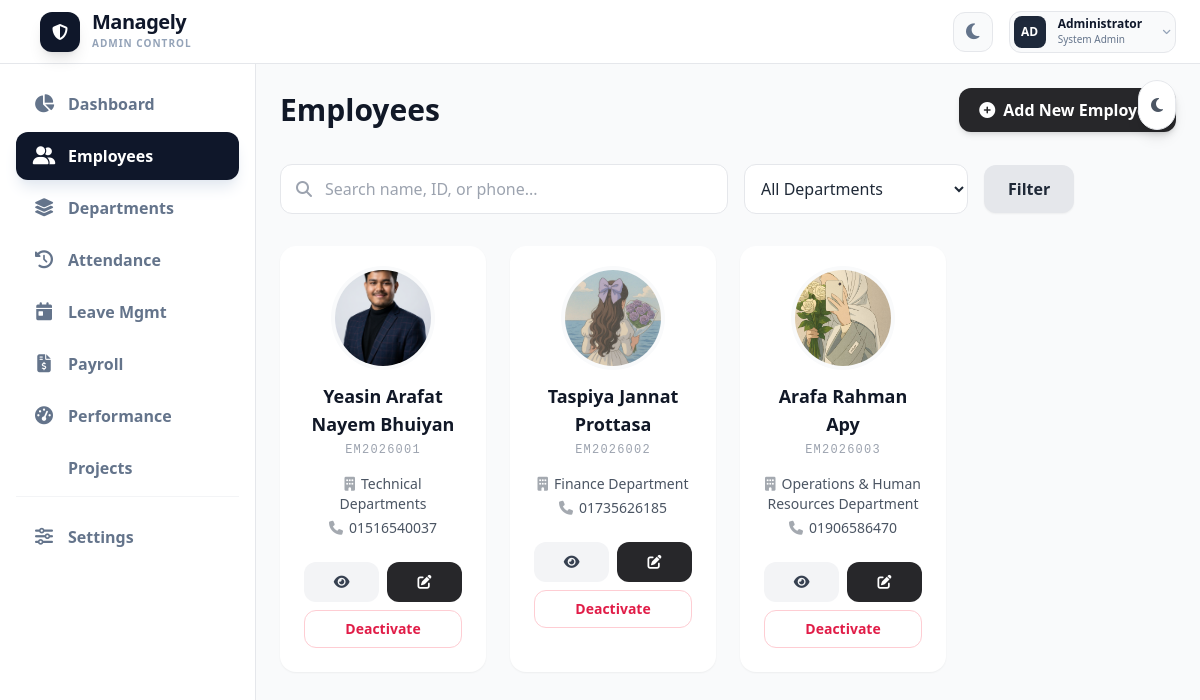
The page /adminportal/employees/ (signed in) on the database its author committed.
### accounts/models.py (models this page shows, shortened)
class EmployeeProfile(models.Model):
    employee_id = models.CharField(max_length=20, unique=True, blank=True)
    full_name = models.CharField(max_length=100, blank=True, null=True)
    phone = models.CharField(max_length=15)
    department = models.ForeignKey(
        'adminpanel.Department',
        on_delete=models.SET_NULL,
        null=True,
        blank=True,
        related_name="employees"
    )
    designation = models.CharField(max_length=50, blank=True, null=True)
    role = models.CharField(max_length=50, blank=True, null=True)
    joining_date = models.DateField(blank=True, null=True)
    avatar = models.ImageField(upload_to='avatars/', blank=True, null=True)
    gender = models.CharField(max_length=10, choices=GENDER_CHOICES, blank=True, null=True)
    password = models.CharField(max_length=128)
    temp_password = models.CharField(max_length=20, blank=True)
    first_login = models.BooleanField(default=True)
    email = models.EmailField(blank=True, null=True)
    address = models.TextField(blank=True, null=True)
    emergency_name = models.CharField(max_length=100, blank=True, null=True)
    emergency_relation = models.CharField(max_length=50, blank=True, null=True)
    emergency_contact = models.CharField(max_length=20, blank=True, null=True)
    emergency_address = models.TextField(blank=True, null=True)
    is_active = models.BooleanField(default=True)

### adminpanel/models.py (models this page shows, shortened)
class Department(models.Model):
    name = models.CharField(max_length=100, unique=True)
    description = models.TextField(blank=True)
    created_at = models.DateTimeField(auto_now_add=True)
    def __str__(self):
        return self.name

### adminpanel/views.py (the view, shortened to what this page needs)
# urls.py: path('employees/', views.admin_employee_list, name='admin_employee_list'),
@login_required
def admin_employee_list(request):
    employees = EmployeeProfile.objects.all()
    q = request.GET.get("q", "")
    if q:
        employees = employees.filter(
            Q(full_name__icontains=q) |
            Q(employee_id__icontains=q) |
            Q(phone__icontains=q)
        )
    department = request.GET.get("department", "")
    if department:
        employees = employees.filter(department=department)
    departments = EmployeeProfile.objects.values_list('department', flat=True).distinct()
    return render(request, "admin_employee_list.html", {
        "employees": employees,
        "departments": departments
    })

### accounts/context_processors.py (called while the page is built, shortened)
def global_employee(request):
    employee_id = request.session.get("employee_id")
    return {
        "global_profile": None
    }

### employees/context_processors.py (called while the page is built)
def notifications_processor(request):
    if request.user.is_authenticated:
        return base_notifications(request)
    return {"notifications": [], "unread_count": 0}

### employees/views.py (called while the page is built, shortened)
def base_notifications(request):
    employee_id = request.session.get("employee_id")
    notifications = []
    unread_count = 0
    return {
        "notifications": notifications,
        "unread_count": unread_count,
    }

### adminpanel/templates/admin_employee_list.html (shortened to what this page needs)
{% load static %}
<!DOCTYPE html>
<html lang="en">
<head>
  <script src="https://cdn.tailwindcss.com"></script>
  <link rel="stylesheet" href="{% static 'css/theme.css' %}">
  <link rel="stylesheet" href="https://cdnjs.cloudflare.com/ajax/libs/font-awesome/6.5.0/css/all.min.css"/>
</head>
<body class="bg-gray-50 dark:bg-zinc-950 text-gray-800 dark:text-zinc-100 transition-colors duration-300">
{% include 'adminsidetopbar.html' %}
<div class="fixed top-20 right-6 z-50">
  <button id="theme-toggle" class="bg-white dark:bg-zinc-800 p-3 rounded-full shadow-lg border border-gray-200 dark:border-zinc-700 transition-all hover:scale-110">
    <i id="theme-icon" class="fas fa-moon text-gray-600 dark:text-gray-300"></i>
  </button>
</div>
<div class="ml-0 md:ml-64 mt-16 p-6">
    <div class="flex flex-col md:flex-row md:items-center justify-between mb-8 gap-4">
        <h2 class="text-3xl font-bold text-gray-900 dark:text-white">Employees</h2>
        <a href="{% url 'admin_employee_add' %}" class="inline-flex items-center justify-center bg-zinc-800 dark:bg-zinc-100 text-white dark:text-zinc-900 px-5 py-2.5 rounded-xl font-bold hover:bg-zinc-700 dark:hover:bg-white transition shadow-md group">
            <i class="fas fa-plus-circle mr-2 transition-transform group-hover:rotate-90"></i>
            Add New Employee
        </a>
    </div>
    <form method="GET" class="flex flex-col md:flex-row md:items-center md:space-x-4 mb-8">
        <div class="relative w-full md:w-1/2 mb-2 md:mb-0">
            <i class="fas fa-search absolute left-4 top-1/2 -translate-y-1/2 text-gray-400"></i>
            <input type="text" name="q" placeholder="Search name, ID, or phone..."
                   value="{{ request.GET.q|default:'' }}"
                   class="w-full pl-11 pr-4 py-3 rounded-xl border bg-white dark:bg-zinc-900 dark:border-zinc-800 text-gray-800 dark:text-gray-100 outline-none focus:ring-2 focus:ring-zinc-400">
        </div>
        <select name="department" class="w-full md:w-1/4 p-3 rounded-xl border bg-white dark:bg-zinc-900 dark:border-zinc-800 text-gray-800 dark:text-gray-100 outline-none focus:ring-2 focus:ring-zinc-400">
            <option value="">All Departments</option>
        </select>
        <button type="submit" class="bg-gray-200 dark:bg-zinc-800 text-gray-800 dark:text-white px-6 py-3 rounded-xl font-bold hover:bg-gray-300 dark:hover:bg-zinc-700 transition mt-2 md:mt-0 shadow-sm">
            Filter
        </button>
    </form>
    <div class="grid grid-cols-1 sm:grid-cols-2 md:grid-cols-3 lg:grid-cols-4 gap-6">
        {% for emp in employees %}
        <div class="relative bg-white dark:bg-zinc-900 dark:border dark:border-zinc-800 rounded-2xl shadow-sm p-6 flex flex-col items-center transition hover:shadow-xl hover:-translate-y-1">
            {% if emp.avatar %}
            <div class="w-24 h-24 rounded-full ring-4 ring-gray-50 dark:ring-zinc-800 overflow-hidden mb-4">
                <img src="{{ emp.avatar.url }}" class="w-full h-full object-cover">
            </div>
            {% endif %}
            <h3 class="font-bold text-lg text-gray-900 dark:text-white text-center">{{ emp.full_name }}</h3>
            <p class="text-xs font-mono text-gray-400 dark:text-zinc-500 uppercase tracking-widest mt-1">{{ emp.employee_id }}</p>
            <div class="mt-4 space-y-1 text-center">
                <p class="text-sm text-gray-600 dark:text-zinc-400"><i class="fas fa-building mr-1.5 opacity-50"></i>{{ emp.department }}</p>
                <p class="text-sm text-gray-600 dark:text-zinc-400"><i class="fas fa-phone mr-1.5 opacity-50"></i>{{ emp.phone }}</p>
            </div>
            <div class="mt-6 w-full space-y-2">
                <div class="flex space-x-2">
                  <a href="{% url 'admin_employee_view' emp.id %}" title="View Details" class="flex-1 text-center bg-gray-100 dark:bg-zinc-800 hover:bg-gray-200 dark:hover:bg-zinc-700 text-gray-700 dark:text-white py-2.5 rounded-xl text-sm font-bold transition">
                      <i class="fas fa-eye"></i>
                  </a>
                  <a href="{% url 'admin_employee_edit' emp.id %}" title="Edit Employee" class="flex-1 text-center bg-zinc-800 dark:bg-zinc-700 hover:bg-zinc-900 dark:hover:bg-zinc-600 text-white py-2.5 rounded-xl text-sm font-bold transition">
                      <i class="fas fa-edit"></i>
                  </a>
                </div>
                {% if emp.is_active %}
                    <a href="{% url 'admin_employee_deactivate' emp.id %}" class="block w-full text-center border border-rose-200 dark:border-rose-900/50 text-rose-600 dark:text-rose-400 hover:bg-rose-50 dark:hover:bg-rose-950/30 py-2 rounded-xl text-sm font-bold transition">
                        Deactivate
                    </a>
                {% else %}
                    <a href="{% url 'admin_employee_activate' emp.id %}" class="block w-full text-center bg-emerald-600 hover:bg-emerald-700 text-white py-2 rounded-xl text-sm font-bold transition shadow-sm">
                        Activate
                    </a>
                {% endif %}
            </div>
        </div>
        {% endfor %}
    </div>
</div>
</body>
</html>

### adminpanel/templates/adminsidetopbar.html (shortened to what this page needs)
{% load static %}
<!DOCTYPE html>
<html lang="en">
<head>
  <link rel="stylesheet" href="{% static 'css/theme.css' %}">
  <script src="https://cdn.tailwindcss.com"></script>
  <link rel="stylesheet" href="https://cdnjs.cloudflare.com/ajax/libs/font-awesome/6.5.1/css/all.min.css">
</head>
<body class="bg-gray-100 dark:bg-slate-950 text-slate-800 dark:text-slate-100 transition-colors duration-300">
<header class="fixed top-0 left-0 right-0 h-16 bg-white dark:bg-slate-900 border-b border-gray-200 dark:border-slate-800 flex items-center justify-between px-6 z-50">
  <div class="flex items-center space-x-4">
    <div class="flex items-center space-x-3">
      <div class="w-10 h-10 bg-slate-900 dark:bg-slate-100 rounded-xl flex items-center justify-center shadow-lg transition-transform hover:scale-105">
        <i class="fas fa-shield-halved text-white dark:text-slate-900"></i>
      </div>
      <div class="hidden sm:block">
        <h1 class="text-xl font-black tracking-tight text-slate-900 dark:text-white leading-none">Managely</h1>
        <p class="text-[10px] uppercase font-bold tracking-widest text-slate-400 mt-1">Admin Control</p>
      </div>
    </div>
  </div>
  <div class="flex items-center space-x-2 md:space-x-4">
    <button id="theme-toggle" class="w-10 h-10 flex items-center justify-center rounded-xl bg-gray-50 dark:bg-slate-800 text-slate-500 dark:text-slate-400 hover:text-slate-900 dark:hover:text-white border border-gray-200 dark:border-slate-700 transition-all">
      <i id="theme-icon" class="fas fa-moon text-lg"></i>
    </button>
    <div class="relative">
      <button id="profile-dropdown-btn" class="flex items-center p-1 md:space-x-3 focus:outline-none group bg-gray-50 dark:bg-slate-800/50 rounded-xl border border-gray-200 dark:border-slate-700">
        <div class="w-8 h-8 bg-slate-800 dark:bg-slate-600 rounded-lg flex items-center justify-center shadow-inner">
          <span class="text-white font-bold text-xs uppercase">{{ user.username|slice:":2"|default:"AD" }}</span>
        </div>
        <div class="hidden md:block text-left pr-2">
          <p class="text-xs font-black text-slate-900 dark:text-white">{{ user.get_full_name|default:"Administrator" }}</p>
          <p class="text-[10px] text-slate-500 font-medium">System Admin</p>
        </div>
        <i class="fas fa-angle-down text-[10px] text-slate-400 mr-1 hidden md:block"></i>
      </button>
    </div>
  </div>
</header>
<aside id="sidebar" class="fixed top-16 left-0 w-64 bg-white dark:bg-slate-900 border-r border-gray-200 dark:border-slate-800 h-[calc(100vh-4rem)] z-30 transform -translate-x-full md:translate-x-0 transition-transform duration-300 overflow-y-auto">
  <nav class="p-4">
    <ul class="space-y-1" id="nav-list">
      <li>
        <a href="{% url 'admin_dashboard' %}" class="nav-link flex items-center px-4 py-3 rounded-xl transition-all group">
          <i class="fas fa-chart-pie w-6 text-center text-lg"></i><span class="ml-3 font-semibold">Dashboard</span>
        </a>
      </li>
      <li>
        <a href="{% url 'admin_employee_list' %}" class="nav-link flex items-center px-4 py-3 rounded-xl transition-all group">
          <i class="fas fa-user-group w-6 text-center text-lg"></i><span class="ml-3 font-semibold">Employees</span>
        </a>
      </li>
      <li>
        <a href="{% url 'admin_department_list' %}" class="nav-link flex items-center px-4 py-3 rounded-xl transition-all group">
          <i class="fas fa-layer-group w-6 text-center text-lg"></i><span class="ml-3 font-semibold">Departments</span>
        </a>
      </li>
      <li>
        <a href="{% url 'admin_attendance_list' %}" class="nav-link flex items-center px-4 py-3 rounded-xl transition-all group">
          <i class="fas fa-clock-rotate-left w-6 text-center text-lg"></i><span class="ml-3 font-semibold">Attendance</span>
        </a>
      </li>
      <li>
        <a href="{% url 'admin_leave_list' %}" class="nav-link flex items-center px-4 py-3 rounded-xl transition-all group">
          <i class="fas fa-calendar-day w-6 text-center text-lg"></i><span class="ml-3 font-semibold">Leave Mgmt</span>
        </a>
      </li>
      <li>
        <a href="{% url 'admin_payroll' %}" class="nav-link flex items-center px-4 py-3 rounded-xl transition-all group">
          <i class="fas fa-file-invoice-dollar w-6 text-center text-lg"></i><span class="ml-3 font-semibold">Payroll</span>
        </a>
      </li>
      <li>
        <a href="{% url 'admin_performance_list' %}" class="nav-link flex items-center px-4 py-3 rounded-xl transition-all group">
          <i class="fas fa-gauge-high w-6 text-center text-lg"></i><span class="ml-3 font-semibold">Performance</span>
        </a>
      </li>
      <li>
        <a href="{% url 'admin_project_list'%}" class="nav-link flex items-center px-4 py-3 rounded-xl transition-all group">
          <span class="ml-3 font-semibold">Projects</span>
        </a>
      </li>
      <li class="pt-4 mt-4 border-t border-gray-100 dark:border-slate-800">
        <a href="{% url 'admin_settings' %}" class="nav-link flex items-center px-4 py-3 rounded-xl transition-all group">
          <i class="fas fa-sliders w-6 text-center text-lg"></i><span class="ml-3 font-semibold">Settings</span>
        </a>
      </li>
    </ul>
  </nav>
</aside>
</body>
</html>

### static/css/theme.css (style rules this page uses)
body { box-sizing: border-box; }

### rows shown on the page
EmployeeProfile: avatar (picture), full_name "Yeasin Arafat Nayem Bhuiyan", employee_id "EM2026001", department "Technical Departments", phone "01516540037", is_active "Deactivate"
EmployeeProfile: avatar (picture), full_name "Taspiya Jannat Prottasa", employee_id "EM2026002", department "Finance Department", phone "01735626185", is_active "Deactivate"
EmployeeProfile: avatar (picture), full_name "Arafa Rahman Apy", employee_id "EM2026003", department "Operations & Human Resources Department", phone "01906586470", is_active "Deactivate"

### other values the page prints
{{ user.username|slice:":2"|default:"AD" }} "AD"
{{ user.get_full_name|default:"Administrator" }} "Administrator"
